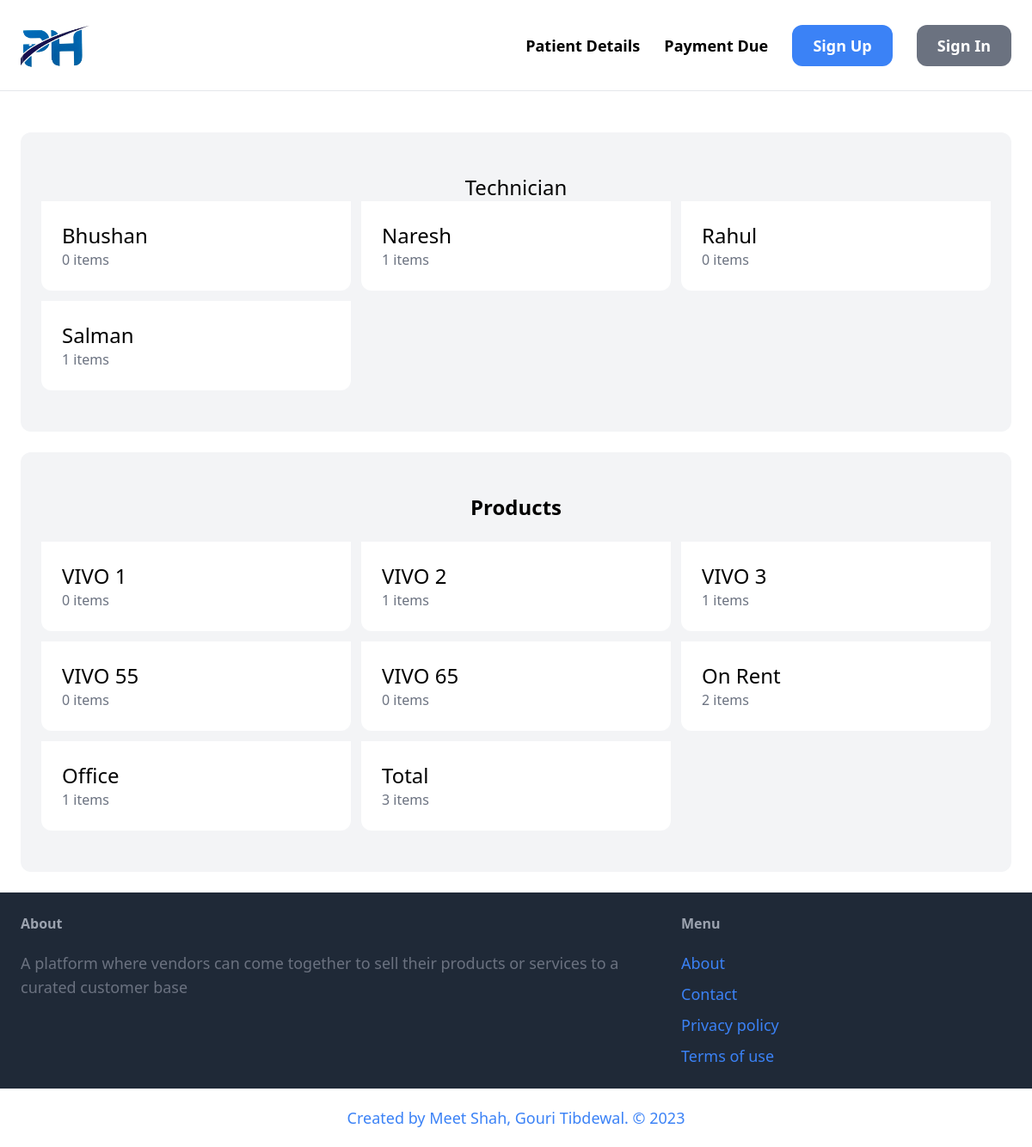
The page / on the database its author committed.
### items/models.py (models this page shows, shortened)
class Technician(models.Model):
    name = models.CharField(max_length=255)
    class Meta:
        ordering = ('name',)
        verbose_name_plural = 'Technician'

class Product_name(models.Model):
    name = models.CharField(max_length=255)
    class Meta:
        ordering = ('name',)
        verbose_name_plural = 'Products'

### core/views.py (the view)
# urls.py: path('',views.index, name='index'),
def index(request):
    items = Items.objects.all()[0:6]
    categories = Product_name.objects.all()
    tech=Technician.objects.all()
    items_count= Product_code.objects.all().count()
    itemscount= Items.objects.all().count()
    item_quantity= items_count - itemscount
    return render(request, 'core/index.html', {'items': items, 'categories': categories, 'tech':tech,'items_count':items_count, 'itemscount':itemscount, 'item_quantity':item_quantity})

### core/templates/core/index.html (shortened to what this page needs)
{% extends 'core/base.html' %}
{% block content %}
  <div class="mt-6 px-6 py-12 bg-gray-100 rounded-xl">
        <h2 class="mv-12 text-2xl text-center">Technician</h2>
        <div class="grid grid-cols-3 gap-3">
            {% for Technician in tech %}
            <div>
                <a href="#">
                    <div class="p-6 bg-white rounded-b-xl {% if Technician.id == tech_id %} bg-gray-200 {% endif %} ">
                        <a  class="text-2xl" href="{% url 'core:items' %}?query={{ query }}&Technician={{ Technician.id }}">{{ Technician.name }}</a>
                         <p class="text-gray-500">{{ Technician.items.count }} items</p>
                    </div>
                </a>
            </div>
            {% endfor %}
        </div>
    </div>
    <div class="mt-6 px-6 py-12 bg-gray-100 rounded-xl">
        <h2 class="mv-12 text-2xl text-center font-semibold">Products</h2>
        <br>
        <div class="grid grid-cols-3 gap-3">
            {% for Product_name in categories %}
                <div>
                    <a href="#">
                        <div class="p-6 bg-white rounded-b-xl {% if Product_name.id == product_id %} bg-gray-200 {% endif %} ">
                            <a  class="text-2xl" href="{% url 'core:items' %}?query={{ query }}&Product_name={{ Product_name.id }}">{{ Product_name.name }}</a>
                             <p class="text-gray-500">{{ Product_name.items.count }} items</p>
                        </div>
                    </a>
                </div>
            {% endfor %}
            <div class="p-6 bg-white rounded-b-xl">
                <h2 class="text-2xl">On Rent</h2>
                <p class="text-gray-500">{{ items.count}} items</p>
            </div>
            <div class="p-6 bg-white rounded-b-xl">
                <h2 class="text-2xl">Office</h2>
                <p class="text-gray-500">{{ item_quantity}} items</p>
            </div>
            <div class="p-6 bg-white rounded-b-xl">
                <h2 class="text-2xl">Total</h2>
                <p class="text-gray-500">{{ items_count}} items</p>
            </div>
        </div>
    </div>
{% endblock %}

### core/templates/core/base.html (shortened to what this page needs)
<!doctype html>
<html>
    <head>
        <script src="https://cdn.tailwindcss.com"></script>
        {% load static %}
    </head>
    <body>
        <nav class="py-6 px-6 flex justify-between items-center border-b border-gray-200">
            <a href="/" ><img class="w-20 h-15 " src="{% static 'pul.png' %}" ></a>
            <div class="space-x-6">
                <a href="{% url 'items:new' %}" class="text-lg font-semibold hover:text-gray-500">Patient Details</a>
                <a href="{% url 'items:items' %}" class="text-lg font-semibold hover:text-gray-500">Payment Due</a>
                {% if request.user.is_authenticated %}
                    <a href="{% url 'conversation:inbox' %}" class="px-6 py-3 text-lg font-semibold bg-blue-500 text-white rounded-xl hover:bg-blue-700">Inbox</a>
                    <a href="{% url 'dashboard:index' %}" class="px-6 py-3 text-lg font-semibold bg-blue-500 text-white rounded-xl hover:bg-gray-700">Dashboard</a>
                    <a href="http://127.0.0.1:8000/admin" class="px-6 py-3 text-lg font-semibold bg-blue-500 text-white rounded-xl hover:bg-gray-700">Admin</a>
                {% else %}
                    <a href="{% url 'core:signup' %}" class="px-6 py-3 text-lg font-semibold bg-blue-500 text-white rounded-xl hover:bg-blue-700">Sign Up</a>
                    <a href="{% url 'core:login' %}" class="px-6 py-3 text-lg font-semibold bg-gray-500 text-white rounded-xl hover:bg-gray-700">Sign In</a>
                {% endif %}
            </div>
        </nav>
        <div class="px-6 py-6">
            {% block content %}
            {% endblock %}
        </div>
        <footer class="py-6 px-6 flex justify-between bg-gray-800">
            <div class="w-2/3 pr-10">
                <h3 class="mb-5 font-semibold text-gray-400">About</h3>
                <p class="text-lg text-gray-500">A platform where vendors can come together to sell their products or services to a curated customer base</p>
            </div>
            <div class="w-1/3 ">
                <h3 class="mb-5 font-semibold text-gray-400">Menu</h3>
                <ul class="space-y-2">
                    <li><a href="#" class="text-lg text-blue-500 hover:text-blue-700">About</a></li>
                    <li><a href="{% url 'core:contact' %}" class="text-lg text-blue-500 hover:text-blue-700">Contact</a></li>
                    <li><a href="#" class="text-lg text-blue-500 hover:text-blue-700">Privacy policy</a></li>
                    <li><a href="#" class="text-lg text-blue-500 hover:text-blue-700">Terms of use</a></li>
                </ul>
            </div>
        </footer>
        <p class="py-5 flex items-center justify-center text-lg text-blue-500 hover:text-blue-700">Created by Meet Shah, Gouri Tibdewal. © 2023</p>
    </body>
</html>

### rows shown on the page
Technician: name "Bhushan", items.count "0"
Technician: name "Naresh", items.count "1"
Technician: name "Rahul", items.count "0"
Technician: name "Salman", items.count "1"
Product_name: name "VIVO 1", items.count "0"
Product_name: name "VIVO 2", items.count "1"
Product_name: name "VIVO 3", items.count "1"
Product_name: name "VIVO 55", items.count "0"
Product_name: name "VIVO 65", items.count "0"

### other values the page prints
{{ items.count }} "2"
{{ item_quantity }} "1"
{{ items_count }} "3"
